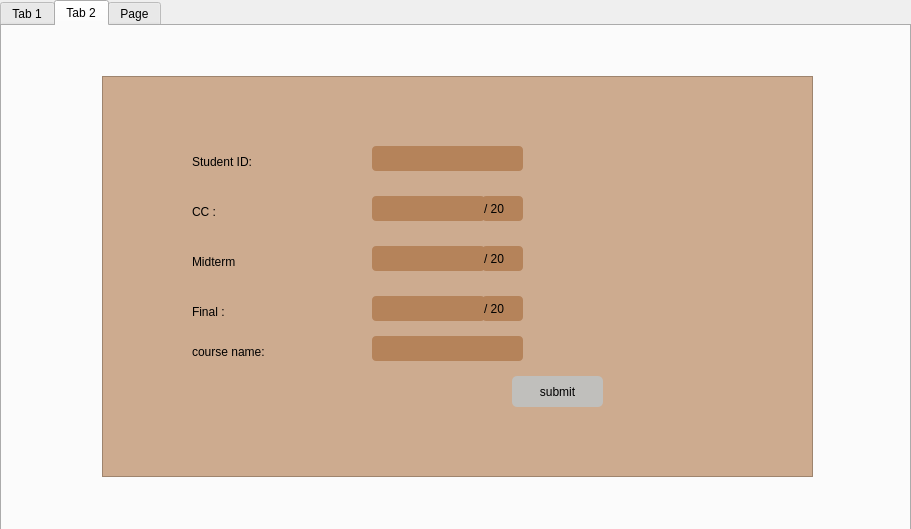
<?xml version="1.0" encoding="UTF-8"?>
<ui version="4.0">
 <class>teacher</class>
 <widget class="QWidget" name="teacher">
  <property name="geometry">
   <rect>
    <x>0</x>
    <y>0</y>
    <width>911</width>
    <height>529</height>
   </rect>
  </property>
  <property name="windowTitle">
   <string>Form</string>
  </property>
  <property name="styleSheet">
   <string notr="true">background: center url(/home/tarek/Documents/QT projects/Ensia/assets/teacher-background.jpg)</string>
  </property>
  <widget class="QTabWidget" name="tabWidget">
   <property name="geometry">
    <rect>
     <x>0</x>
     <y>0</y>
     <width>911</width>
     <height>531</height>
    </rect>
   </property>
   <property name="styleSheet">
    <string notr="true">font: 500 13pt &quot;Ubuntu Mono&quot;;
color:black;</string>
   </property>
   <property name="currentIndex">
    <number>1</number>
   </property>
   <widget class="QWidget" name="Home">
    <attribute name="title">
     <string>Tab 1</string>
    </attribute>
    <widget class="QGroupBox" name="groupBox">
     <property name="geometry">
      <rect>
       <x>130</x>
       <y>90</y>
       <width>571</width>
       <height>301</height>
      </rect>
     </property>
     <property name="styleSheet">
      <string notr="true">background:rgb(205, 171, 143);</string>
     </property>
     <property name="title">
      <string>informations</string>
     </property>
     <widget class="QLineEdit" name="lineEdit_teacher_fullname">
      <property name="geometry">
       <rect>
        <x>170</x>
        <y>60</y>
        <width>211</width>
        <height>25</height>
       </rect>
      </property>
      <property name="styleSheet">
       <string notr="true">color:black;
background:rgb(181, 131, 90);
border-radius:5px;</string>
      </property>
      <property name="readOnly">
       <bool>true</bool>
      </property>
     </widget>
     <widget class="QLineEdit" name="lineEdit_teacher_email">
      <property name="geometry">
       <rect>
        <x>170</x>
        <y>100</y>
        <width>211</width>
        <height>25</height>
       </rect>
      </property>
      <property name="styleSheet">
       <string notr="true">color:black;
background:rgb(181, 131, 90);
border-radius:5px;</string>
      </property>
      <property name="readOnly">
       <bool>true</bool>
      </property>
     </widget>
     <widget class="QLineEdit" name="lineEdit_teacher_phone">
      <property name="geometry">
       <rect>
        <x>170</x>
        <y>180</y>
        <width>211</width>
        <height>25</height>
       </rect>
      </property>
      <property name="styleSheet">
       <string notr="true">color:black;
background:rgb(181, 131, 90);
border-radius:5px;</string>
      </property>
      <property name="readOnly">
       <bool>true</bool>
      </property>
     </widget>
     <widget class="QLineEdit" name="lineEdit_teacher_id">
      <property name="geometry">
       <rect>
        <x>170</x>
        <y>220</y>
        <width>211</width>
        <height>25</height>
       </rect>
      </property>
      <property name="styleSheet">
       <string notr="true">color:black;
background:rgb(181, 131, 90);
border-radius:5px;</string>
      </property>
      <property name="readOnly">
       <bool>true</bool>
      </property>
     </widget>
     <widget class="QLabel" name="label">
      <property name="geometry">
       <rect>
        <x>20</x>
        <y>60</y>
        <width>91</width>
        <height>17</height>
       </rect>
      </property>
      <property name="styleSheet">
       <string notr="true"/>
      </property>
      <property name="text">
       <string>Full name</string>
      </property>
     </widget>
     <widget class="QLabel" name="label_2">
      <property name="geometry">
       <rect>
        <x>20</x>
        <y>100</y>
        <width>66</width>
        <height>17</height>
       </rect>
      </property>
      <property name="text">
       <string>Email</string>
      </property>
     </widget>
     <widget class="QLabel" name="label_3">
      <property name="geometry">
       <rect>
        <x>20</x>
        <y>140</y>
        <width>131</width>
        <height>20</height>
       </rect>
      </property>
      <property name="text">
       <string>Date of birth</string>
      </property>
     </widget>
     <widget class="QLabel" name="label_4">
      <property name="geometry">
       <rect>
        <x>20</x>
        <y>180</y>
        <width>66</width>
        <height>17</height>
       </rect>
      </property>
      <property name="text">
       <string>phone</string>
      </property>
     </widget>
     <widget class="QLabel" name="label_5">
      <property name="geometry">
       <rect>
        <x>20</x>
        <y>220</y>
        <width>66</width>
        <height>17</height>
       </rect>
      </property>
      <property name="text">
       <string>ID</string>
      </property>
     </widget>
     <widget class="QLineEdit" name="lineEdit_teacher_date">
      <property name="geometry">
       <rect>
        <x>170</x>
        <y>140</y>
        <width>211</width>
        <height>25</height>
       </rect>
      </property>
      <property name="styleSheet">
       <string notr="true">color:black;
background:rgb(181, 131, 90);
border-radius:5px;</string>
      </property>
      <property name="readOnly">
       <bool>true</bool>
      </property>
     </widget>
    </widget>
   </widget>
   <widget class="QWidget" name="dashboard">
    <attribute name="title">
     <string>Tab 2</string>
    </attribute>
    <widget class="QFrame" name="frame">
     <property name="geometry">
      <rect>
       <x>100</x>
       <y>50</y>
       <width>711</width>
       <height>401</height>
      </rect>
     </property>
     <property name="styleSheet">
      <string notr="true">background:rgb(205, 171, 143);</string>
     </property>
     <property name="frameShape">
      <enum>QFrame::StyledPanel</enum>
     </property>
     <property name="frameShadow">
      <enum>QFrame::Raised</enum>
     </property>
     <widget class="QLabel" name="label_9">
      <property name="geometry">
       <rect>
        <x>90</x>
        <y>170</y>
        <width>101</width>
        <height>31</height>
       </rect>
      </property>
      <property name="styleSheet">
       <string notr="true">border-radius:4px;</string>
      </property>
      <property name="text">
       <string>Midterm</string>
      </property>
     </widget>
     <widget class="QLabel" name="label_10">
      <property name="geometry">
       <rect>
        <x>90</x>
        <y>220</y>
        <width>101</width>
        <height>31</height>
       </rect>
      </property>
      <property name="styleSheet">
       <string notr="true">border-radius:4px;</string>
      </property>
      <property name="text">
       <string>Final :</string>
      </property>
     </widget>
     <widget class="QLabel" name="label_8">
      <property name="geometry">
       <rect>
        <x>90</x>
        <y>120</y>
        <width>101</width>
        <height>31</height>
       </rect>
      </property>
      <property name="styleSheet">
       <string notr="true">border-radius:4px;</string>
      </property>
      <property name="text">
       <string>CC :</string>
      </property>
     </widget>
     <widget class="QLabel" name="label_7">
      <property name="geometry">
       <rect>
        <x>90</x>
        <y>70</y>
        <width>111</width>
        <height>31</height>
       </rect>
      </property>
      <property name="styleSheet">
       <string notr="true">
border-radius:4px;</string>
      </property>
      <property name="text">
       <string>Student ID:</string>
      </property>
     </widget>
     <widget class="QLineEdit" name="lineEdit_teacher_id_add">
      <property name="geometry">
       <rect>
        <x>270</x>
        <y>70</y>
        <width>151</width>
        <height>25</height>
       </rect>
      </property>
      <property name="styleSheet">
       <string notr="true">background:rgb(181, 131, 90);
border-radius:4px;</string>
      </property>
     </widget>
     <widget class="QLineEdit" name="lineEdit_teacher_cc_add">
      <property name="geometry">
       <rect>
        <x>270</x>
        <y>120</y>
        <width>113</width>
        <height>25</height>
       </rect>
      </property>
      <property name="styleSheet">
       <string notr="true">background:rgb(181, 131, 90);
border-radius:4px;</string>
      </property>
     </widget>
     <widget class="QLineEdit" name="lineEdit_teacher_midterm_add">
      <property name="geometry">
       <rect>
        <x>270</x>
        <y>170</y>
        <width>113</width>
        <height>25</height>
       </rect>
      </property>
      <property name="styleSheet">
       <string notr="true">background:rgb(181, 131, 90);
border-radius:4px;</string>
      </property>
     </widget>
     <widget class="QLineEdit" name="lineEdit_teacher_final_add">
      <property name="geometry">
       <rect>
        <x>270</x>
        <y>220</y>
        <width>113</width>
        <height>25</height>
       </rect>
      </property>
      <property name="styleSheet">
       <string notr="true">background:rgb(181, 131, 90);
border-radius:4px;</string>
      </property>
     </widget>
     <widget class="QLineEdit" name="lineEdit_2">
      <property name="geometry">
       <rect>
        <x>380</x>
        <y>120</y>
        <width>41</width>
        <height>25</height>
       </rect>
      </property>
      <property name="styleSheet">
       <string notr="true">background:rgb(181, 131, 90);
border-radius:4px;</string>
      </property>
      <property name="text">
       <string>/ 20</string>
      </property>
     </widget>
     <widget class="QLineEdit" name="lineEdit_3">
      <property name="geometry">
       <rect>
        <x>380</x>
        <y>170</y>
        <width>41</width>
        <height>25</height>
       </rect>
      </property>
      <property name="styleSheet">
       <string notr="true">background:rgb(181, 131, 90);
border-radius:4px;</string>
      </property>
      <property name="text">
       <string>/ 20</string>
      </property>
     </widget>
     <widget class="QLineEdit" name="lineEdit_4">
      <property name="geometry">
       <rect>
        <x>380</x>
        <y>220</y>
        <width>41</width>
        <height>25</height>
       </rect>
      </property>
      <property name="styleSheet">
       <string notr="true">background:rgb(181, 131, 90);
border-radius:4px;</string>
      </property>
      <property name="text">
       <string>/ 20</string>
      </property>
     </widget>
     <widget class="QToolButton" name="toolButton">
      <property name="geometry">
       <rect>
        <x>410</x>
        <y>300</y>
        <width>91</width>
        <height>31</height>
       </rect>
      </property>
      <property name="styleSheet">
       <string notr="true">border-radius:5px;
background-color: rgb(192, 191, 188);</string>
      </property>
      <property name="text">
       <string>submit</string>
      </property>
     </widget>
     <widget class="QLineEdit" name="lineEdit_teacher_course_add">
      <property name="geometry">
       <rect>
        <x>270</x>
        <y>260</y>
        <width>151</width>
        <height>25</height>
       </rect>
      </property>
      <property name="styleSheet">
       <string notr="true">background:rgb(181, 131, 90);
border-radius:4px;</string>
      </property>
     </widget>
     <widget class="QLabel" name="label_11">
      <property name="geometry">
       <rect>
        <x>90</x>
        <y>260</y>
        <width>121</width>
        <height>31</height>
       </rect>
      </property>
      <property name="styleSheet">
       <string notr="true">border-radius:4px;</string>
      </property>
      <property name="text">
       <string>course name:</string>
      </property>
     </widget>
    </widget>
   </widget>
   <widget class="QWidget" name="update">
    <attribute name="title">
     <string>Page</string>
    </attribute>
    <widget class="QFrame" name="frame_2">
     <property name="geometry">
      <rect>
       <x>100</x>
       <y>60</y>
       <width>711</width>
       <height>401</height>
      </rect>
     </property>
     <property name="styleSheet">
      <string notr="true">background:rgb(205, 171, 143);</string>
     </property>
     <property name="frameShape">
      <enum>QFrame::StyledPanel</enum>
     </property>
     <property name="frameShadow">
      <enum>QFrame::Raised</enum>
     </property>
     <widget class="QLabel" name="label_12">
      <property name="geometry">
       <rect>
        <x>90</x>
        <y>200</y>
        <width>151</width>
        <height>31</height>
       </rect>
      </property>
      <property name="styleSheet">
       <string notr="true">border-radius:4px;</string>
      </property>
      <property name="text">
       <string>New password:</string>
      </property>
     </widget>
     <widget class="QLabel" name="label_14">
      <property name="geometry">
       <rect>
        <x>90</x>
        <y>150</y>
        <width>141</width>
        <height>31</height>
       </rect>
      </property>
      <property name="styleSheet">
       <string notr="true">border-radius:4px;</string>
      </property>
      <property name="text">
       <string>Old  password:</string>
      </property>
     </widget>
     <widget class="QLabel" name="label_15">
      <property name="geometry">
       <rect>
        <x>90</x>
        <y>100</y>
        <width>111</width>
        <height>31</height>
       </rect>
      </property>
      <property name="styleSheet">
       <string notr="true">
border-radius:4px;</string>
      </property>
      <property name="text">
       <string>ID:</string>
      </property>
     </widget>
     <widget class="QLineEdit" name="lineEdit_teacher_id_password">
      <property name="geometry">
       <rect>
        <x>270</x>
        <y>100</y>
        <width>151</width>
        <height>31</height>
       </rect>
      </property>
      <property name="styleSheet">
       <string notr="true">background:rgb(181, 131, 90);
border-radius:4px;</string>
      </property>
      <property name="readOnly">
       <bool>true</bool>
      </property>
     </widget>
     <widget class="QLineEdit" name="lineEdit_teacher_oldpassword">
      <property name="geometry">
       <rect>
        <x>270</x>
        <y>150</y>
        <width>151</width>
        <height>31</height>
       </rect>
      </property>
      <property name="styleSheet">
       <string notr="true">background:rgb(181, 131, 90);
border-radius:4px;</string>
      </property>
      <property name="echoMode">
       <enum>QLineEdit::Password</enum>
      </property>
     </widget>
     <widget class="QToolButton" name="toolButton_2">
      <property name="geometry">
       <rect>
        <x>430</x>
        <y>250</y>
        <width>161</width>
        <height>31</height>
       </rect>
      </property>
      <property name="styleSheet">
       <string notr="true">border-radius:5px;
background-color: rgb(192, 191, 188);</string>
      </property>
      <property name="text">
       <string>change password</string>
      </property>
     </widget>
     <widget class="QLineEdit" name="lineEdit_teacher_newpassword">
      <property name="geometry">
       <rect>
        <x>270</x>
        <y>200</y>
        <width>151</width>
        <height>31</height>
       </rect>
      </property>
      <property name="styleSheet">
       <string notr="true">background:rgb(181, 131, 90);
border-radius:4px;</string>
      </property>
      <property name="echoMode">
       <enum>QLineEdit::Password</enum>
      </property>
     </widget>
     <widget class="QLabel" name="label_6">
      <property name="geometry">
       <rect>
        <x>20</x>
        <y>340</y>
        <width>66</width>
        <height>17</height>
       </rect>
      </property>
      <property name="text">
       <string>Note: </string>
      </property>
     </widget>
     <widget class="QPlainTextEdit" name="plainTextEdit">
      <property name="geometry">
       <rect>
        <x>20</x>
        <y>360</y>
        <width>621</width>
        <height>31</height>
       </rect>
      </property>
      <property name="styleSheet">
       <string notr="true">font: 9pt &quot;System-ui&quot;;
border-color: rgb(205, 171, 143);</string>
      </property>
      <property name="readOnly">
       <bool>true</bool>
      </property>
      <property name="plainText">
       <string>Good password contains digits uppercase, lowercase, characters, and length have to be be more than 8</string>
      </property>
     </widget>
     <widget class="QLabel" name="label_wrong_pass">
      <property name="geometry">
       <rect>
        <x>270</x>
        <y>180</y>
        <width>161</width>
        <height>17</height>
       </rect>
      </property>
      <property name="styleSheet">
       <string notr="true">color:red;
font: 300 8pt &quot;Ubuntu&quot;;</string>
      </property>
      <property name="text">
       <string/>
      </property>
     </widget>
    </widget>
   </widget>
  </widget>
 </widget>
 <resources/>
 <connections/>
</ui>
